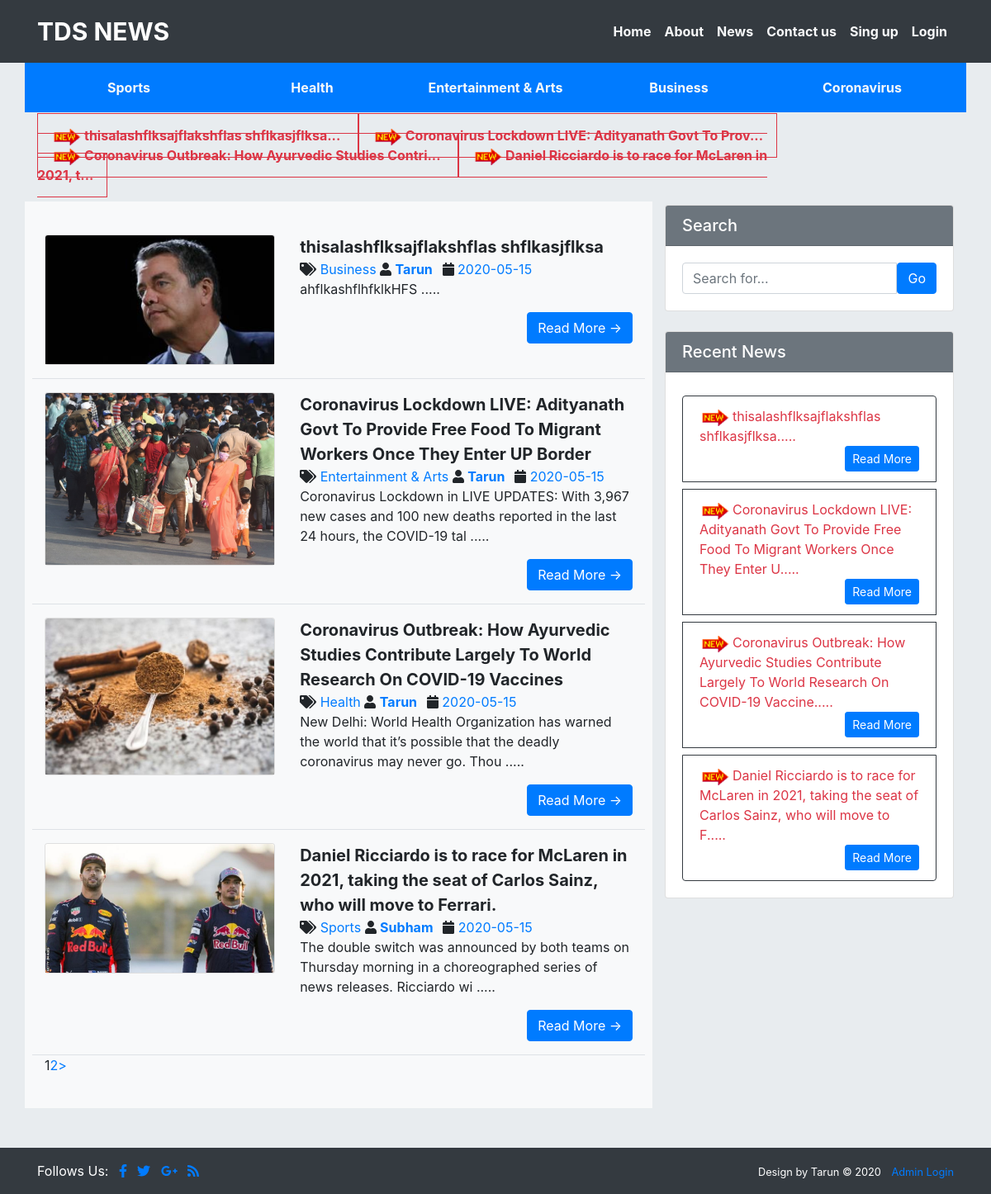
The page /index.php/news_controller on the database its author committed.
### tables this page shows
CREATE TABLE `catagory` (
  `catagory_id` int(50) NOT NULL,
  `catagory_name` varchar(60) NOT NULL,
  `post` int(50) NOT NULL
);

CREATE TABLE `news` (
  `news_id` int(11) NOT NULL,
  `news_title` text NOT NULL,
  `news_desc` text NOT NULL,
  `catagory` varchar(60) NOT NULL,
  `author` varchar(50) NOT NULL,
  `news_date` date NOT NULL,
  `news_img` varchar(455) NOT NULL,
  `user_author` varchar(60) NOT NULL
);

CREATE TABLE `userregistration_tb` (
  `u_id` int(11) NOT NULL,
  `u_name` varchar(60) NOT NULL,
  `u_email` varchar(60) NOT NULL,
  `u_password` varchar(60) NOT NULL
);

### index.php (called while the page is built, shortened)
<?php
require_once BASEPATH.'core/CodeIgniter.php';

### application/models/adminmodel/Catagory_model.php (called while the page is built, shortened)
<?php
	class Catagory_model extends CI_Model{
		function navcatagory(){
			return $query = $this->db->query("SELECT * FROM catagory WHERE post > 0 ")->result();
		}
	}
?>

### application/models/adminmodel/News_model.php (called while the page is built, shortened)
<?php
class News_model extends CI_Model{
	function totalnews(){
		return $this->db->select()
						->from('news')
						->join('catagory','news.catagory = catagory.catagory_id','left')
						->join('adminlogin_tb','news.author = adminlogin_tb.a_login_id','left')
						->join('userregistration_tb','news.user_author = userregistration_tb.u_id','left')
						->order_by('news_id','desc')
						->limit(4)
						->get()->result();
		}
	function getdata($limit,$offset){
		$search = $this->input->get('searchtitle');
		return $this->db->select()
					->from('news')
					->join('catagory','news.catagory = catagory.catagory_id','left')
					->join('adminlogin_tb','news.author = adminlogin_tb.a_login_id','left')
					->join('userregistration_tb','news.user_author = userregistration_tb.u_id','left')
					->order_by('news_id','desc')
					->like(array('news_title'=>$search))
					->or_like(array('news_desc'=>$search))
					->or_like(array('news.catagory'=>$search))
					->or_like(array('news.user_author'=>$search))
					->limit($limit,$offset)
					->get()->result();
	}
	function num_rows(){
		$search = $this->input->get('searchtitle');
		return $this->db->select()
					->from('news')
					->join('catagory','news.catagory = catagory.catagory_id','left')
					->join('adminlogin_tb','news.author = adminlogin_tb.a_login_id','left')
					->join('userregistration_tb','news.user_author = userregistration_tb.u_id','left')
					->like(array('news_title'=>$search))
					->or_like(array('news_desc'=>$search))
					->or_like(array('news.catagory'=>$search))
					->or_like(array('news.user_author'=>$search))
					->get()->num_rows();
	}
}
 ?>

### application/views/news_project/body.php (the view, shortened to what this page needs)
<div class="container">
    <div class="row mt-3">
      <div class="col-sm-8 mt-1 bg-light p-4">
        <?php foreach ($body as $row) { ?>
        <div class="row border-bottom py-3">
            <div class="col-sm-5 ">
              <div class="card">
                <a href="<?php echo base_url('News_controller/singlestory/'.$row->news_id);  ?>"><img class="card-img-top" src="<?php echo base_url().'/uploads/'. $row->news_img ; ?>"></a>
              </div>
            </div>
            <div class="col-sm-7">
                <b style="font-size: 20px"><?php echo $row->news_title;  ?></b>
                <div>
                  <span>
                    <i class="fa fa-tags"></i>
                      <a href="<?php echo base_url('News_controller/index/'.$row->catagory_id) ?>"><?php echo $row->catagory_name ;?></a>
                  </span>
                  <span>
                    <i class="fa fa-user"></i>
                    <a href="<?php echo base_url('News_controller/author/'.$row->author);  ?>" class="mr-2"><b>
                      <?php
                        echo $row->u_name ;
                      ?>
                    </b></a>
                  </span>
                  <span>
                    <i class="fa fa-calendar"></i>
                    <a href="" class="mr-2"><?php echo $row->news_date ; ?></a>
                  </span>
                </div>
                <p><?php echo substr($row->news_desc,0,130)." ....."; ?></p>
                <div class="text-right">
                  <a href="<?php echo base_url('News_controller/singlestory/'.$row->news_id);  ?>" class="btn btn-primary">Read More &rarr;</a>
                </div>
            </div>
        </div>
        <?php  } ?>
        <?php echo $this->pagination->create_links(); ?>
    </div>

### application/controllers/News_controller.php (shortened to what this page needs)
<?php
class News_controller extends CI_Controller{
	function __construct(){
		$this->load->model('adminmodel/catagory_model');
		$this->load->model('adminmodel/news_model');
	}
	public function index()
	{
		$data['subnav'] = $this->news_model->totalnews();
		$data['catagory'] = $this->catagory_model->navcatagory();
			$config = array();
	        $config["base_url"] = base_url('News_controller/index');
	        $config["total_rows"] = $this->news_model->num_rows();
	        $config["per_page"] = 4;
	        $config['reuse_query_string'] = TRUE;
	        $config['full_tag_open'] = "<ul class='pagination'>";
	        $config['full_tag_close'] = "</ul>";
	        $config['next_tag_open'] = "<li class='page-item'>";
	        $config['next_tag_close'] = "</li>";
	        $config['prev_tag_open'] = "<li class='page-item'>";
	        $config['prev_tag_close'] = "</li>";
	        $config['num_tag_open'] = "<li class='page-item'>";
	        $config['num_tag_close'] = "</li>";
	        $config['cur_tag_open'] = "<li class='active'><a>";
	        $config['cur_tag_close'] = "</a></li>";
	        $data['body'] = $this->news_model->getdata($config['per_page'],$this->uri->segment(3));
			$this->load->view('news_project/index',$data);
	}
}
?>

### application/views/news_project/header.php (shortened to what this page needs)
<!DOCTYPE html>
<html lang="en">
  <head>
    <link rel="stylesheet" href="<?php echo base_url('css/bootstrap.min.css')?>">
    <link rel="stylesheet" href="<?php echo base_url('css/all.min.css')?>">
    <link rel="stylesheet" href="<?php echo base_url('css/style.css')?>">
  </head>
  <body>
    <nav class="navbar navbar-expand-lg navbar-dark bg-dark">
    <div class="container">
      <a class="navbar-brand text-primary font-weight-bold" href="<?php echo base_url('News_controller/index'); ?>"><span style="font-size:30px ; color: white; height: 50px; line-height: 50px;">TDS NEWS</span></a>
        <div class="collapse navbar-collapse" id="mymenu">
          <ul class="navbar-nav ml-auto custom_nav">
             <li class="nav-item">
              <a class="nav-link text-light font-weight-bold" href="<?php echo base_url('News_controller/index') ; ?>">Home</a>
            </li>
            <li class="nav-item">
              <a class="nav-link text-light font-weight-bold" href="#">About</a>
            </li>
            <li class="nav-item">
              <a class="nav-link text-light font-weight-bold" href="#">News</a>
            </li>
             <li class="nav-item">
              <a class="nav-link text-light font-weight-bold"
               href="<?php echo base_url('News_controller/Contact') ; ?>">Contact us</a>
            </li>
             <li class="nav-item">
              <a class="nav-link text-light font-weight-bold"
              href="<?php echo base_url('user/Userregistration/index');?>">Sing up</a>
            </li>
            <li class="nav-item">
              <a class="nav-link text-light font-weight-bold" href="<?php echo base_url('user/userlogin/userlogin'); ?>">Login</a>
            </li>
          </ul>
        </div>
    </div>
</nav>

### application/views/news_project/index.php (shortened to what this page needs)
<?php  include("header.php"); ?>
    <div class="container">
      <div class="row">
        <div class="col-sm-12 bg-primary">
     <table border="0" cellpadding="10" width="100%">
       <tr align="center">
         <?php
          foreach ($catagory as $row) { ?>
         <th width="20%">
            <li class="nav-item">
            <a href="<?php echo base_url('News_controller/catagory/'.$row->catagory_id) ?>" class="nav-link text-light"><?php echo $row->catagory_name;  ?>
            </a>
          </li>
         </th>
         <?php } ?>
       </tr>
     </table>
   </div>
   </div>
    </div>
    <div class="container">
      <div class="row my-3">
        <marquee  onmouseover="this.stop();" onmouseout="this.start();">
        <div class="col-sm-10">
          <?php
        foreach ($subnav as $row) { ?>
          <span class="text-danger border border-danger p-3">
            <a href="<?php echo base_url('News_controller/singlestory/'.$row->news_id) ?>" class="text-danger"><img src="<?php echo base_url().'/img/'.'new.jpg'; ?>" width="40px" height="20px"><b><?php echo substr($row->news_title,0,50)."..." ; ?></b></a>
          </span>
            <?php } ?>
        </div>
        </marquee>
      </div>
    </div>
      <?php include('body.php');?>
       <?php include('sidebar.php');?>
<?php include('footer.php');  ?>

### application/views/news_project/sidebar.php
 <div class="col-sm-4 mt-2">
    <div class="card">
      <h5 class="card-header bg-secondary text-white">Search</h5>
      <div class="card-body">
          <form name="search" action="<?php echo base_url('news_controller/index') ?>" method="get">
            <div class="input-group">
            <input type="text" name="searchtitle" class="form-control" placeholder="Search for..." value="<?php if($this->input->get('searchtitle')){ echo $this->input->get('searchtitle'); } ?>" required>
            <span class="input-group-btn">
              <input type="submit" name="search" class="btn btn-primary" value="Go">
            </span>
          </div>
          </form>
      </div>
    </div>
  <div class="card my-4">
    <h5 class="card-header bg-secondary text-white">Recent News</h5>
    <div class="card-body">
          <ul class="list-group mb-0">
            <marquee direction="up" onmouseover="this.stop();" onmouseout="this.start();">
            <?php foreach ($subnav as $row) { ?>
              <li class="list-group-item border border-dark mt-2"><a href="<?php echo base_url('News_controller/singlestory/'.$row->news_id)  ?>" class="text-danger"><img src="<?php echo base_url().'/img/'.'new.jpg'; ?>" width="40px" height="20px"><?php echo substr($row->news_title,0,100)."....." ; ?></a>
                <div class="text-right">
                <a href="<?php echo base_url('News_controller/singlestory/'.$row->news_id)  ?>" class="btn btn-primary btn-sm">Read More</a>
              </div>
              </li>
            <?php } ?>
          </marquee>
          </ul>
    </div>
  </div>
</div>
</div>
</div>

### application/views/news_project/footer.php (shortened to what this page needs)
     <footer class="container-fluid bg-dark text-white mt-5">
        <div class="container">
        <div class="row py-3">
            <div class="col-md-6">
                <span class="pr-2">Follows Us:</span>
                <a href="#" target="_blank" class="pr-2 fi-color"><i class="fab fa-facebook-f"></i></a>
                <a href="#" target="_blank" class="pr-2 fi-color"><i class="fab fa-twitter"></i></a>
                <a href="#" target="_blank" class="pr-2 fi-color"><i class="fab fa-google-plus-g"></i></a>
                <a href="#" target="_blank" class="pr-2 fi-color"><i class="fas fa-rss"></i></a>
            </div>
            <div class="col-md-6 text-right">
            <small>Design by Tarun &copy; 2020</small>
            <small class="ml-2"><a href="<?php echo base_url('admin'); ?>">Admin Login</a></small>
            </div>
        </div>
        </div>
    </footer>
  </body>
</html>

### application/views/news_project/header.php (style rules this page uses)
body { background-color:#e1e6eabd; }
th>li { list-style: none; }

### rows shown on the page
catagory: catagory_name "Sports"
catagory: catagory_name "Health"
catagory: catagory_name "Entertainment & Arts"
catagory: catagory_name "Business"
catagory: catagory_name "Coronavirus"
news: news_title "thisalashflksajflakshflas shflkasjflksa", news_img (picture), catagory.catagory_name "Business", userregistration_tb.u_name "Tarun", news_date "2020-05-15", news_desc "ahflkashflhfklkHFS"
news: news_title "Coronavirus Lockdown LIVE: Adityanath Govt To Prov", news_img (picture), news_title "Coronavirus Lockdown LIVE: Adityanath Govt To Provide Free Food To Migrant Workers Once They Enter UP Border", catagory.catagory_name "Entertainment & Arts", userregistration_tb.u_name "Tarun", news_date "2020-05-15", news_desc "Coronavirus Lockdown in LIVE UPDATES: With 3,967 new cases and 100 new deaths reported in the last 24 hours, the COVID-19 tal", news_title "Coronavirus Lockdown LIVE: Adityanath Govt To Provide Free Food To Migrant Workers Once They Enter U"
news: news_title "Coronavirus Outbreak: How Ayurvedic Studies Contri", news_img (picture), news_title "Coronavirus Outbreak: How Ayurvedic Studies Contribute Largely To World Research On COVID-19 Vaccines", catagory.catagory_name "Health", userregistration_tb.u_name "Tarun", news_date "2020-05-15", news_desc "New Delhi: World Health Organization has warned the world that it’s possible that the deadly coronavirus may never go. Thou", news_title "Coronavirus Outbreak: How Ayurvedic Studies Contribute Largely To World Research On COVID-19 Vaccine"
news: news_title "Daniel Ricciardo is to race for McLaren in 2021, t", news_img (picture), news_title "Daniel Ricciardo is to race for McLaren in 2021, taking the seat of Carlos Sainz, who will move to Ferrari.", catagory.catagory_name "Sports", userregistration_tb.u_name "Subham", news_date "2020-05-15", news_desc "The double switch was announced by both teams on Thursday morning in a choreographed series of news releases. Ricciardo wi", news_title "Daniel Ricciardo is to race for McLaren in 2021, taking the seat of Carlos Sainz, who will move to F"

### other values the page prints
$this->pagination->create_links() "1 2 >"
